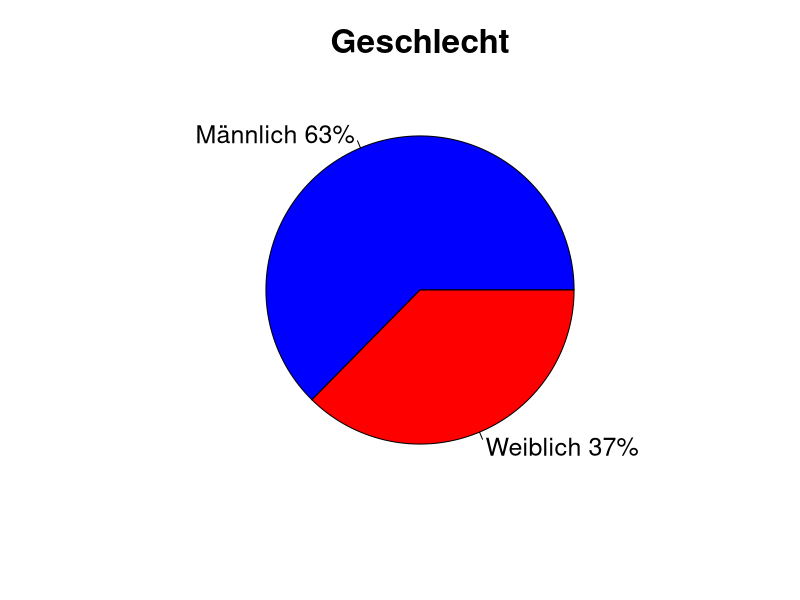

This chart was generated by the following R code:
## ---- chunk 1
knitr::opts_chunk$set(echo = TRUE)


dataset <- read.table("data/dataset.csv", header=TRUE, sep=";")
attach(dataset)

# Auswahl von Spalte 2 bis 48 (-> nur die Likert Skalen)
spalte2bis48 <- dataset[,2:48]


# Antworten einer Frage umkehren (da negative Frage)
cols = c("C7", "C14", "F26")

dataset[ ,cols] = 5 - dataset[ ,cols]

## ---- chunk 2
lblsS <- c("Männlich","Weiblich")
pctS <- round(table(I_sex)/sum(table(I_sex))*100)
lblsS <- paste(lblsS, pctS) # add percents to labels
lblsS <- paste(lblsS,"%",sep="") # ad % to labels
pie(table(I_sex),labels = lblsS, cex=1.5,cex.main=2, col=c("blue","red"), main = "Geschlecht")
## ---- chunk 3

